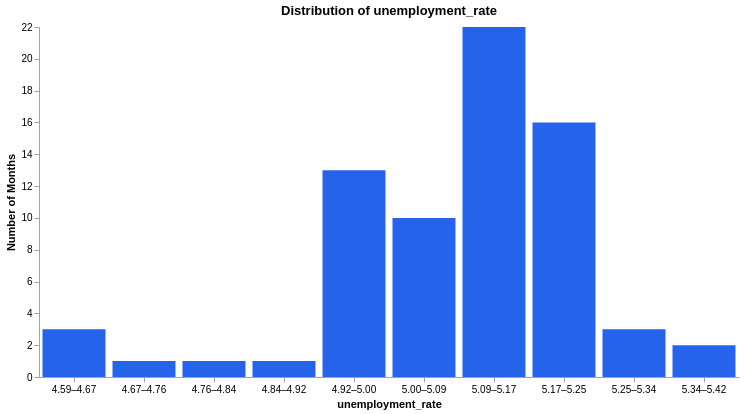

The notebook cell saved with this chart:
### Code cell
numeric_distribution('unemployment_rate', min_bins=6, max_bins=12)

### Figure 1 — Vega-Lite specification as saved in the notebook (floating-point values rounded to 4 significant figures)
{"config": {"view": {"continuousWidth": 300, "continuousHeight": 300, "strokeWidth": 0}, "axis": {"domainColor": "#9ca3af", "labelColor": "#000", "tickColor": "#9ca3af", "titleColor": "#000"}}, "data": {"name": "data-512247d3b2dd3eec3ded5981297f51c8"}, "mark": {"type": "bar", "color": "#2563eb"}, "encoding": {"tooltip": [{"field": "Bin", "title": "unemployment_rate", "type": "nominal"}, {"field": "Count", "format": ",", "title": "Months", "type": "quantitative"}], "x": {"axis": {"grid": false, "labelAngle": 0}, "field": "Bin", "sort": ["4.59–4.67", "4.67–4.76", "4.76–4.84", "4.84–4.92", "4.92–5.00", "5.00–5.09", "5.09–5.17", "5.17–5.25", "5.25–5.34", "5.34–5.42"], "title": "unemployment_rate", "type": "nominal"}, "y": {"axis": {"grid": false}, "field": "Count", "title": "Number of Months", "type": "quantitative"}}, "height": 350, "title": "Distribution of unemployment_rate", "width": 700, "$schema": "https://vega.github.io/schema/vega-lite/v5.20.1.json", "datasets": {"data-512247d3b2dd3eec3ded5981297f51c8": [{"Bin": "4.59–4.67", "Count": 3}, {"Bin": "4.67–4.76", "Count": 1}, {"Bin": "4.76–4.84", "Count": 1}, {"Bin": "4.84–4.92", "Count": 1}, {"Bin": "4.92–5.00", "Count": 13}, {"Bin": "5.00–5.09", "Count": 10}, {"Bin": "5.09–5.17", "Count": 22}, {"Bin": "5.17–5.25", "Count": 16}, {"Bin": "5.25–5.34", "Count": 3}, {"Bin": "5.34–5.42", "Count": 2}]}}
